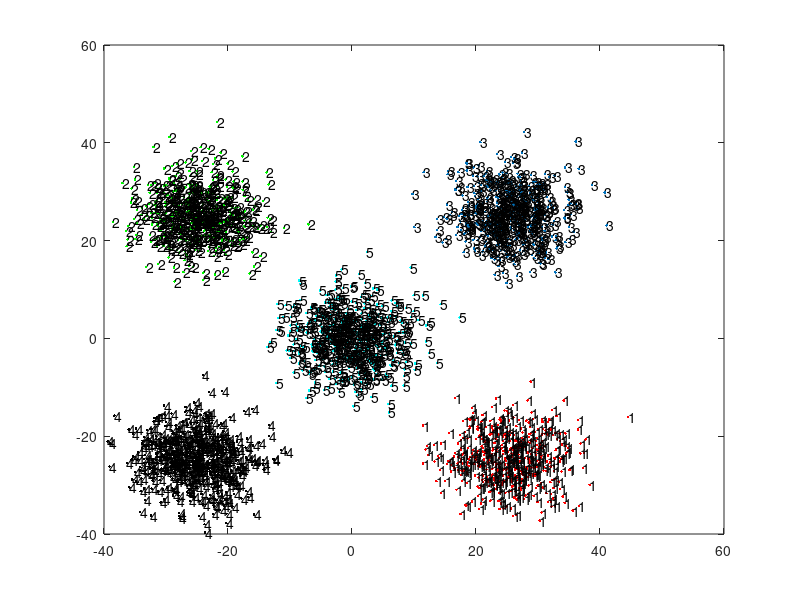

The MATLAB script that drew this image:
close, clear, clc;

a = 5*[randn(500,1)+5, randn(500,1)+5];
b = 5*[randn(500,1)+5, randn(500,1)-5];
c = 5*[randn(500,1)-5, randn(500,1)+5];
d = 5*[randn(500,1)-5, randn(500,1)-5];
e = 5*[randn(500,1), randn(500,1)];

data = [a;b;c;d;e];


plot(a(:,1),a(:,2),'.');
hold on;
plot(b(:,1),b(:,2),'r.');
plot(c(:,1),c(:,2),'g.');
plot(d(:,1),d(:,2),'k.');
plot(e(:,1),e(:,2),'c.');

[idx, ctrs] = kmeans(data,5);

for k = 1:2500
    text(data(k,1),data(k,2),num2str(idx(k)));
    hold on;
end
    
    c1 = data(idx == 1,:);
    
    cov(c1) 
    